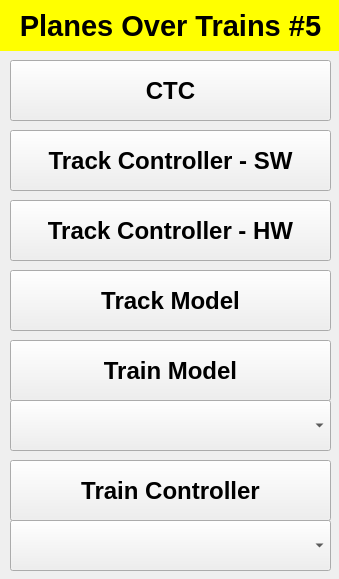
<?xml version="1.0" encoding="UTF-8"?>
<ui version="4.0">
 <class>MainWindow</class>
 <widget class="QMainWindow" name="MainWindow">
  <property name="geometry">
   <rect>
    <x>0</x>
    <y>0</y>
    <width>339</width>
    <height>579</height>
   </rect>
  </property>
  <property name="windowTitle">
   <string>MainWindow</string>
  </property>
  <widget class="QWidget" name="centralwidget">
   <widget class="QLabel" name="label">
    <property name="geometry">
     <rect>
      <x>0</x>
      <y>0</y>
      <width>341</width>
      <height>51</height>
     </rect>
    </property>
    <property name="font">
     <font>
      <pointsize>22</pointsize>
      <weight>75</weight>
      <bold>true</bold>
     </font>
    </property>
    <property name="styleSheet">
     <string notr="true">background-color: rgb(255, 255, 0);</string>
    </property>
    <property name="text">
     <string>Planes Over Trains #5</string>
    </property>
    <property name="alignment">
     <set>Qt::AlignCenter</set>
    </property>
   </widget>
   <widget class="QPushButton" name="CTC_launch">
    <property name="geometry">
     <rect>
      <x>10</x>
      <y>60</y>
      <width>321</width>
      <height>61</height>
     </rect>
    </property>
    <property name="font">
     <font>
      <pointsize>18</pointsize>
      <weight>75</weight>
      <bold>true</bold>
     </font>
    </property>
    <property name="text">
     <string>CTC</string>
    </property>
   </widget>
   <widget class="QPushButton" name="track_controller_sw_launch">
    <property name="geometry">
     <rect>
      <x>10</x>
      <y>130</y>
      <width>321</width>
      <height>61</height>
     </rect>
    </property>
    <property name="font">
     <font>
      <pointsize>18</pointsize>
      <weight>75</weight>
      <bold>true</bold>
     </font>
    </property>
    <property name="text">
     <string>Track Controller - SW</string>
    </property>
   </widget>
   <widget class="QPushButton" name="track_controller_hw_launch">
    <property name="geometry">
     <rect>
      <x>10</x>
      <y>200</y>
      <width>321</width>
      <height>61</height>
     </rect>
    </property>
    <property name="font">
     <font>
      <pointsize>18</pointsize>
      <weight>75</weight>
      <bold>true</bold>
     </font>
    </property>
    <property name="text">
     <string>Track Controller - HW</string>
    </property>
   </widget>
   <widget class="QPushButton" name="track_model_launch">
    <property name="geometry">
     <rect>
      <x>10</x>
      <y>270</y>
      <width>321</width>
      <height>61</height>
     </rect>
    </property>
    <property name="font">
     <font>
      <pointsize>18</pointsize>
      <weight>75</weight>
      <bold>true</bold>
     </font>
    </property>
    <property name="text">
     <string>Track Model</string>
    </property>
   </widget>
   <widget class="QPushButton" name="train_model_launch">
    <property name="geometry">
     <rect>
      <x>10</x>
      <y>340</y>
      <width>321</width>
      <height>61</height>
     </rect>
    </property>
    <property name="font">
     <font>
      <pointsize>18</pointsize>
      <weight>75</weight>
      <bold>true</bold>
     </font>
    </property>
    <property name="text">
     <string>Train Model</string>
    </property>
   </widget>
   <widget class="QPushButton" name="train_controller_launch">
    <property name="geometry">
     <rect>
      <x>10</x>
      <y>460</y>
      <width>321</width>
      <height>61</height>
     </rect>
    </property>
    <property name="font">
     <font>
      <pointsize>18</pointsize>
      <weight>75</weight>
      <bold>true</bold>
     </font>
    </property>
    <property name="text">
     <string>Train Controller</string>
    </property>
   </widget>
   <widget class="QComboBox" name="train_model_select">
    <property name="geometry">
     <rect>
      <x>10</x>
      <y>400</y>
      <width>321</width>
      <height>51</height>
     </rect>
    </property>
    <property name="font">
     <font>
      <pointsize>12</pointsize>
     </font>
    </property>
   </widget>
   <widget class="QComboBox" name="train_controller_select">
    <property name="geometry">
     <rect>
      <x>10</x>
      <y>520</y>
      <width>321</width>
      <height>51</height>
     </rect>
    </property>
    <property name="font">
     <font>
      <pointsize>12</pointsize>
     </font>
    </property>
   </widget>
  </widget>
 </widget>
 <resources/>
 <connections/>
</ui>
